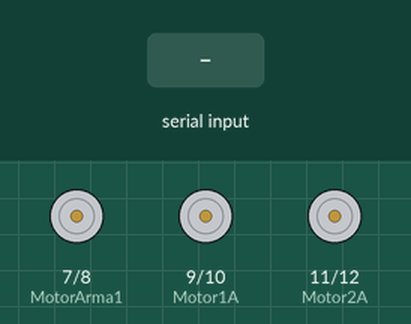
A sketch run on a simulated Arduino Uno, built with avr-gcc and run on an emulated ATmega328P. On the bench: motor-driver pin pairs drawn as motors (green arrow = first pin HIGH = forward, orange = second pin HIGH = backward, longer = more drive). The inputs (shaded band) are chosen by the test bench.

Above: at 1.2 s.
1.3 s: "F" received over Serial
At 2.1 s:
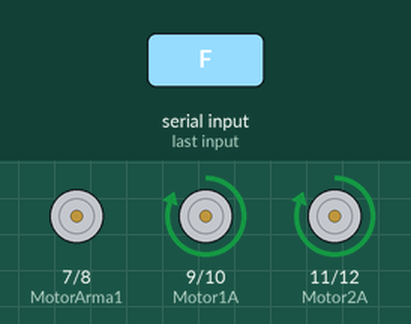
2.8 s: "B" received over Serial
At 3.2 s:
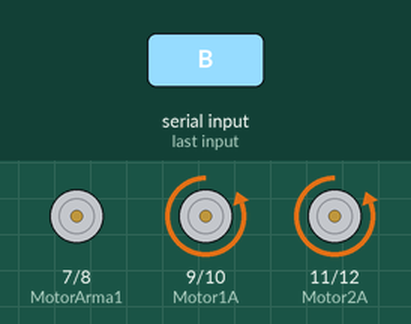
4.3 s: "L" received over Serial
At 5.5 s:
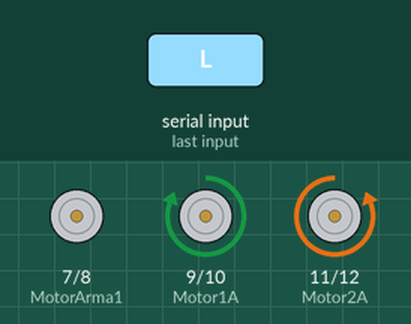
5.8 s: "R" received over Serial
At 6.7 s:
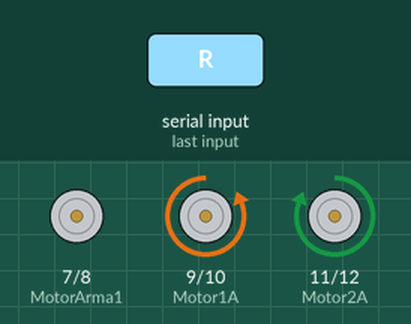
7.3 s: "W" received over Serial
At 7.8 s:
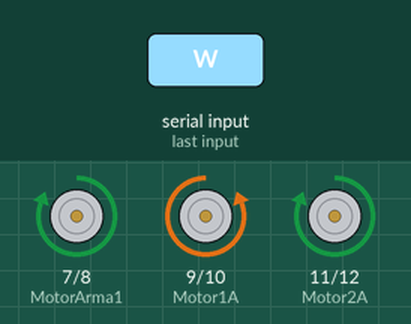
8.8 s: "S" received over Serial
At 10.2 s:
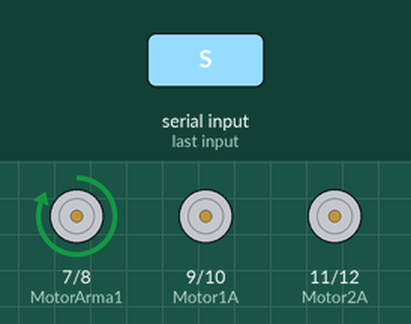
Timing chart, 0 to 11.3 s (numbered marks = the images above; inputs shaded):
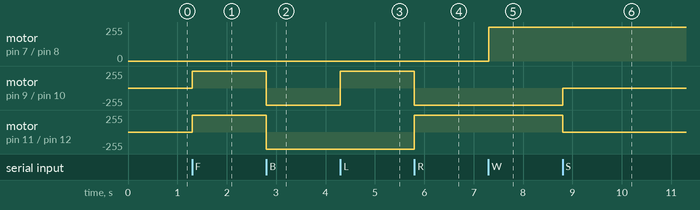

Measured:
- after the input at 1.3 s, motor on pin 9 (Motor1A) / pin 10 (Motor1B), motor on pin 11 (Motor2A) / pin 12 (Motor2B): stopped → forward 255/255 at once
- after the input at 2.8 s, motor on pin 9 (Motor1A) / pin 10 (Motor1B), motor on pin 11 (Motor2A) / pin 12 (Motor2B): forward 255/255 → backward 255/255 at once
- after the input at 4.3 s, motor on pin 9 (Motor1A) / pin 10 (Motor1B): backward 255/255 → forward 255/255 at once
- after the input at 5.8 s, motor on pin 9 (Motor1A) / pin 10 (Motor1B): forward 255/255 → backward 255/255 at once; motor on pin 11 (Motor2A) / pin 12 (Motor2B): backward 255/255 → forward 255/255 at once
- after the input at 7.3 s, motor on pin 7 (MotorArma1) / pin 8 (MotorArma2): stopped → forward 255/255 at once
- after the input at 8.8 s, motor on pin 9 (Motor1A) / pin 10 (Motor1B): backward 255/255 → stopped at once; motor on pin 11 (Motor2A) / pin 12 (Motor2B): forward 255/255 → stopped at once

The sketch:

Giro_de_motoresa.ino
```cpp
 int Motor1A = 9;     //motor1
 int Motor1B = 10;    //motor1
 int Motor2A = 11;   //motor2
 int Motor2B = 12;   //motor2
 int MotorArma1 = 7;   //motor del Arma
 int MotorArma2 = 8;   //motor del Arma
 char bt = 0;       //BT

 void setup()
 {
   Serial.begin(9600);

   pinMode(Motor1A,OUTPUT);
   pinMode(Motor1B,OUTPUT);
   pinMode(Motor2A,OUTPUT);
   pinMode(Motor2B,OUTPUT);
   pinMode(MotorArma1,OUTPUT);
   pinMode(MotorArma2,OUTPUT);
 }
 void loop()
 {
   if (Serial.available() > 0) //guarda los datos entrantes en la variable 'bt'
   {
     bt = Serial.read();

     if (bt == 'S')     //alto
     {
       digitalWrite(Motor1A,LOW); //RUEDA LADO DER
       digitalWrite(Motor1B,LOW); //RUEDA LADO DER
       digitalWrite(Motor2A,LOW); //RUEDA LADO IZQ
       digitalWrite(Motor2B,LOW); //RUEDA LADO IZQ
     }
     else if (bt == 'F')           //avanzar
     {
       digitalWrite(Motor1A,HIGH); //RUEDA LADO DER ADELANTE
       digitalWrite(Motor1B,LOW); //RUEDA LADO DER ATRAS
       digitalWrite(Motor2A,HIGH); //RUEDA LADO IZQ ADELANTE
       digitalWrite(Motor2B,LOW); //RUEDA LADO IZQ ATRAS
     }
     else if (bt == 'B')      //retroceder
     {
       digitalWrite(Motor1A,LOW);
       digitalWrite(Motor1B,HIGH);
       digitalWrite(Motor2A,LOW);
       digitalWrite(Motor2B,HIGH);
     }
     else if (bt== 'L')      //avanzar hacia la izquierda
     {
      digitalWrite(Motor1A,HIGH); //RUEDA LADO DER ADELANTE
      digitalWrite(Motor1B,LOW);  //RUEDA LADO DER ATRAS
      digitalWrite(Motor2A,LOW);  //RUEDA LADO IZQ ADELANTE
      digitalWrite(Motor2B,HIGH);  //RUEDA LADO IZQ ATRAS
     }
     else if (bt== 'R')      //avanzar hacia la derecha
     {
      digitalWrite(Motor1A,LOW);  //RUEDA LADO DER ADELANTE
      digitalWrite(Motor1B,HIGH);  //RUEDA LADO DER ATRAS
      digitalWrite(Motor2A,HIGH); //RUEDA LADO IZQ ADELANTE
      digitalWrite(Motor2B,LOW);  //RUEDA LADO IZQ ATRAS
     }
     //else if (bt== 'H')      //retroceder hacia la izquierda
    // {
    // digitalWrite(Motor1A,HIGH);  //RUEDA LADO DER ADELANTE
     //digitalWrite(Motor1B,LOW); //RUEDA LADO DER ATRAS
    // digitalWrite(Motor2A,LOW); //RUEDA LADO IZQ ADELANTE
    // digitalWrite(Motor2B,HIGH);  //RUEDA LADO IZQ ATRAS
     //}
     //else if (bt=='J')       //retroceder hacia la derecha
     //{
    // digitalWrite(Motor1A,LOW);  //RUEDA LADO DER ADELANTE
    // digitalWrite(Motor1B,HIGH); //RUEDA LADO DER ATRAS
    // digitalWrite(Motor2A,HIGH);  //RUEDA LADO IZQ ADELANTE
    // digitalWrite(Motor2B,LOW); //RUEDA LADO IZQ ATRAS
     //}
     else if (bt=='W')        //Activacion de arma
     {
      digitalWrite(MotorArma1,HIGH);
      digitalWrite(MotorArma2,LOW);
     }
     else if (bt=='w')        //Activacion de arma
     {
      digitalWrite(MotorArma1,LOW);
      digitalWrite(MotorArma2,HIGH);
     }
     else if (bt=='u')        //PARO de arma
     {
      digitalWrite(MotorArma1,LOW);
      digitalWrite(MotorArma2,LOW);
     }
  }
}
```
